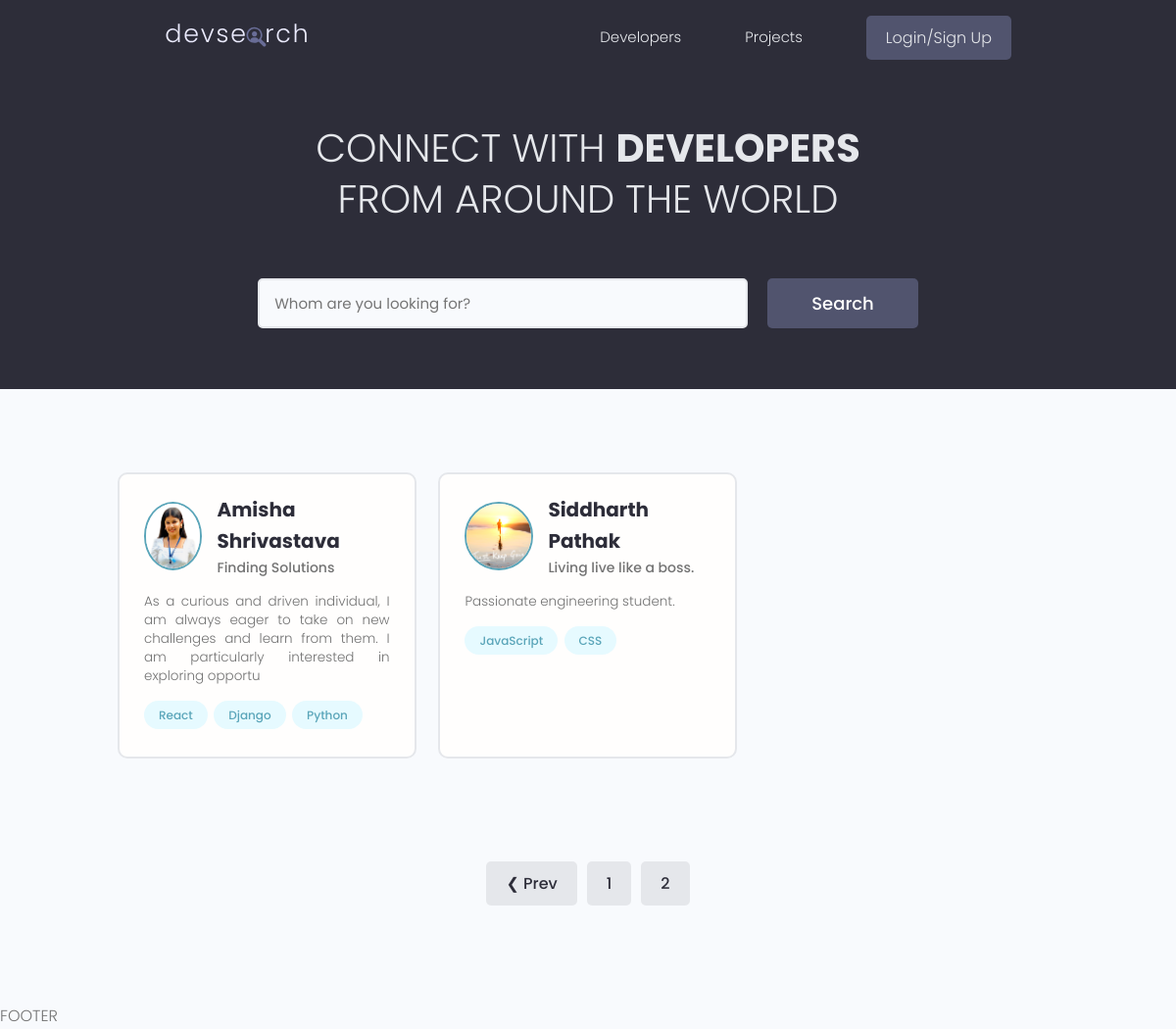
Screenshot of /?page=2 with the database file from the repository.
### users/models.py (models this page shows, shortened)
class Profile(models.Model):
    user = models.OneToOneField(User, on_delete=models.CASCADE, null=True, blank=True)
    name = models.CharField(max_length=200, blank=True, null=True) #character field need max length
    email = models.EmailField(max_length=500, blank=True, null=True)
    username = models.CharField(max_length=200, blank=True, null=True)
    location = models.CharField(max_length=200, blank=True, null=True)
    short_intro = models.CharField(max_length=200, blank=True, null=True)
    bio = models.TextField(blank=True, null=True)
    profile_image = models.ImageField(null=True, blank=True, upload_to='profiles/', default='profiles/user-default.png') #requires image processig library pillow by default image goes to static folder
    social_github = models.CharField(max_length=200, blank=True, null=True)
    social_linkedin = models.CharField(max_length=200, blank=True, null=True)
    social_website = models.CharField(max_length=200, blank=True, null=True)
    social_twitter = models.CharField(max_length=200, blank=True, null=True)
    created = models.DateTimeField(auto_now_add=True)
    id = models.UUIDField(default=uuid.uuid4, unique=True, primary_key=True, editable=False)

class Skill(models.Model):
    owner = models.ForeignKey(Profile, on_delete=models.CASCADE)
    name = models.CharField(max_length=200, blank=True, null=True) #character field need max length
    description = models.TextField(blank=True, null=True)
    created = models.DateTimeField(auto_now_add=True)
    id = models.UUIDField(default=uuid.uuid4, unique=True, primary_key=True, editable=False)
    def __str__(self):
        return str(self.name) #cant use anything except string

### users/views.py (the view)
# urls.py: path('',views.profiles, name="profiles"),
def profiles(request):
    profiles, search_query = searchProfiles(request)
    custom_range, profiles = paginateProfiles(request, profiles, 3)
    context = {'profiles':profiles, 'search_query':search_query, 'custom_range':custom_range}
    return render(request, 'users/profiles.html', context)

### users/utils.py (called while the page is built)
def paginateProfiles(request, profiles, results):
    page = request.GET.get('page')
    paginator = Paginator(profiles, results)
    try:
        profiles = paginator.page(page)
    except PageNotAnInteger:
        page = 1
        profiles = paginator.page(page)
    except EmptyPage:
        page = paginator.num_pages
        profiles = paginator.page(page)
    left_index = (int(page)-4)
    if left_index<1:
        left_index=1
    right_index = (int(page)+5)
    if right_index>paginator.num_pages:
        right_index=paginator.num_pages
    custom_range = range(left_index,right_index+1)
    return custom_range, profiles

def searchProfiles(request):
    search_query = ''
    if request.GET.get('search_query'):
        search_query = request.GET.get('search_query')
    skills = Skill.objects.filter(name__icontains=search_query)
    profiles = Profile.objects.distinct().filter(Q(name__icontains=search_query)|
                                      Q(short_intro__icontains=search_query) |
                                      Q(skill__in=skills))
    return profiles, search_query

### users/templates/users/profiles.html (shortened to what this page needs)
{% extends "main.html"%}
{% block content%}
  <main class="home">
    <section class="hero-section text-center">
      <div class="container container--narrow">
        <div class="hero-section__box">
          <h2>CONNECT WITH <span>DEVELOPERS</span></h2>
          <h2>FROM AROUND THE WORLD</h2>
        </div>
        <div class="hero-section__search">
          <form id='searchForm' class="form" action="{% url 'profiles' %}" method="get">
            <div class="form__field">
              <input class="input input--text" id="formInput#search" type="text" name="search_query"
                value="{{search_query}}" placeholder="Whom are you looking for?" />
            </div>
            <input class="btn btn--sub btn--lg" type="submit" value="Search" />
          </form>
        </div>
      </div>
    </section>
    <section class="devlist">
      <div class="container">
        <div class="grid grid--three">
        {% for profile in profiles%}
          <div class="column card">
            <div class="dev">
              <a href="{% url 'user-profile' profile.id%}" class="card__body">
                <div class="dev__profile">
                  <img class="avatar avatar--md" src="{{profile.profile_image.url}}" alt="image" />
                  <div class="dev__meta">
                    <h3>{{profile.name}}</h3>
                    <h5>{{profile.short_intro|slice:"60"}}</h5>
                  </div>
                </div>
                <p class="dev__info">
                  {{profile.bio|slice:"150"}}
                </p>
                <div class="dev__skills">
                  {% for skill in profile.skill_set.all|slice:"5" %}
                  <span class="tag tag--pill tag--main">
                    <small>{{skill}}</small>
                  </span>
                  {% endfor %}
                </div>
              </a>
            </div>
          </div>
          {% endfor %}
        </div>
      </div>
    </section>
    {% include 'pagination.html' with queryset=profiles custom_range=custom_range %}
  </main>
  {% endblock %}

### static/styles/app.css (style rules this page uses)
:root { --color-sub: #2d2d39; }
.btn--sub { background-color: var(--color-sub-light); }
.card { border: 2px solid var(--color-light); }
img { width: 100%; }
.hero-section { height: 40vh; display: flex; align-items: center; background-color: var(--color-sub); }
.hero-section__box { margin-bottom: 4rem; }
.hero-section__box > h2, .hero-section__box > h2 > span { font-size: 4rem; color: var(--color-light); line-height: 1.3; text-transform: uppercase; }
.hero-section__box > h2 { font-weight: 300; }
.hero-section__box > h2 > span { font-weight: 700; }
.hero-section__search > .form { display: flex; align-items: center; justify-content: center; gap: 2rem; }
.hero-section__search > .form input.input--text { width: 50rem; }
.devlist { margin-top: 8rem; }
.devlist .grid { align-items: stretch; }
.devlist .dev .dev__profile { display: flex; align-items: center; gap: 1.5rem; }
.devlist .dev .dev__meta h3 { color: var(--color-sub); font-size: 2rem; font-weight: 700; }
.devlist .dev .dev__meta h5 { color: var(--color-text); font-size: 1.4rem; font-weight: 500; }
.devlist .dev .dev__info { margin: 1.5rem 0; font-size: 1.35rem; line-height: 1.4; text-align: justify; }

### static/uikit/styles/modules/_variables.css (style rules this page uses)
:root { --color-main: #5aa5b9; --color-main-light: #e6faff; --color-sub: #3f4156; --color-sub-light: #51546e; --color-sub-lighter: #ededfd; --color-text: #737373; --color-gray: #8b8b8b; --color-light: #e5e7eb; --color-light-gray: #767676; --color-bg: #f8fafd; --color-white: #fffefd; --color-white-light: #f3f3f3; --color-success: #359e64; --color-success-bg: #def8e8; --color-error: #fc4b0b; --color-error-bg: #fff2ee; --font-base: 'Poppins', arial, helvetica, 'Segoe UI', roboto, ubuntu, sans-serif; --font-monospace: 'Fira Code', 'Courier New', courier, monospace; --font-regular: 300; --font-medium: 500; --font-bold: 700; --generic-shadow: 1px 1px 5px #00000010; --generic-transition: all 0.3s ease-in-out; }

### static/uikit/styles/modules/_base.css (style rules this page uses)
* { margin: 0; padding: 0; box-sizing: border-box; text-rendering: optimizeLegibility; color: inherit; font-size: inherit; }
html { font-size: 50%; }
@media only screen and (min-width: 480px) { html { font-size: 56.25%; } }
@media only screen and (min-width: 1200px) { html { font-size: 62.5%; } }
body { line-height: 1.6; font-weight: 400; font-size: 1.5rem; color: var(--color-text); background-color: var(--color-bg); min-height: 100vh; }

### static/uikit/styles/modules/_typography.css (style rules this page uses)
* { font-family: var(--font-base); }
h2 { font-size: 3.6rem; font-weight: var(--font-bold); }
h3 { font-size: 3.2rem; font-weight: var(--font-medium); }
h5 { font-size: 2.4rem; font-weight: var(--font-medium); }
h5, h6 { font-weight: var(--font-regular); }
p, span, strong { font-size: 1.6rem; color: var(--color-text); font-weight: var(--font-regular); }
a { padding-bottom: 2px; text-decoration: none; display: inline-block; color: var(--color-main); font-weight: var(--font-medium); }

### static/uikit/styles/modules/_utilities.css (style rules this page uses)
.container { width: 92%; max-width: 165rem; margin: 0 auto; box-sizing: border-box; }
.container--narrow { width: 92%; max-width: 120rem; }
@media screen and (min-width: 1000px) { .container { width: 90%; } }
@media screen and (min-width: 1000px) { .container--narrow { width: 85%; } }
@media screen and (min-width: 1200px) { .container { width: 80%; } }
@media screen and (min-width: 1200px) { .container--narrow { width: 72%; } }
.text-center { text-align: center; }

### static/uikit/styles/modules/_avatar.css (style rules this page uses)
.avatar { border-radius: 50%; border: 2px solid var(--color-main); object-fit: cover; }
.avatar--md { height: 7rem; width: 7rem; }

### static/uikit/styles/modules/_button.css (style rules this page uses)
.btn { display: inline-block; position: relative; cursor: pointer; background-color: var(--color-light); font-weight: var(--font-medium); color: var(--color-sub); text-decoration: none; padding: 1rem 2rem; border-radius: 0.5rem; border: none; width: -webkit-fit-content; width: -moz-fit-content; width: fit-content; height: -webkit-fit-content; height: -moz-fit-content; height: fit-content; font-size: 1.6rem; outline-width: 0; outline-color: transparent; -webkit-backface-visibility: hidden; backface-visibility: hidden; transition: all 0.3s ease-in-out; }
.btn--sub { background-color: var(--color-sub); color: var(--color-white); }
.btn--lg { font-size: 1.8rem; padding: 1.2rem 4.5rem; }

### static/uikit/styles/modules/_card.css (style rules this page uses)
.card { border-radius: 1rem; background-color: var(--color-white); border: 1.5px solid var(--color-light); width: auto; height: auto; margin-top: 0.5rem; margin-bottom: 0.5rem; overflow: hidden; }
.card__body, .card__header { padding: 2rem 2.5rem; }

### rows the page displays
Profile: profile_image (picture), name "Amisha Shrivastava", short_intro "Finding Solutions", bio "As a curious and driven individual, I am always eager to take on new challenges and learn from them. I am particularly interested in exploring opportu"
Skill: name "React"
Skill: name "Django"
Skill: name "Python"
Profile: profile_image (picture), name "Siddharth Pathak", short_intro "Living live like a boss.", bio "Passionate engineering student."
Skill: name "JavaScript"
Skill: name "CSS"

### other values shown
{{ page }} "1"
{{ page }} "2"
